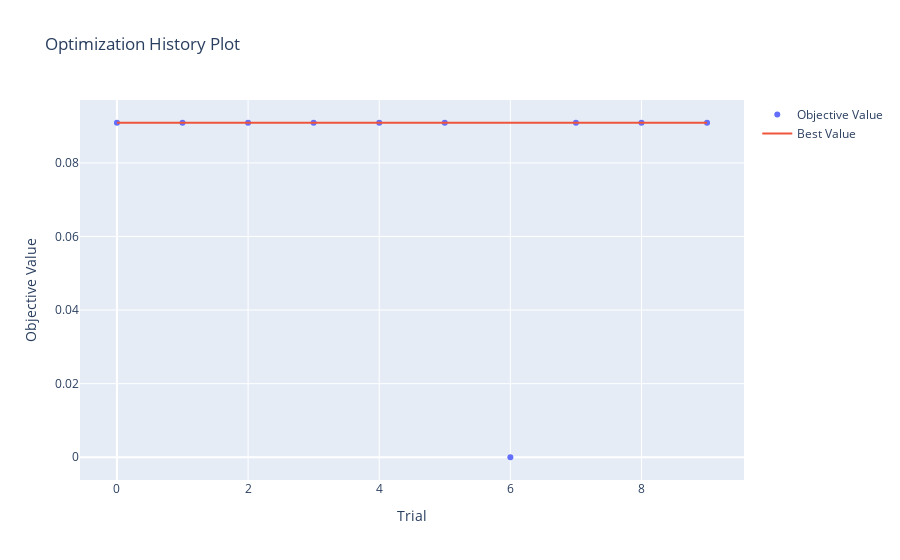
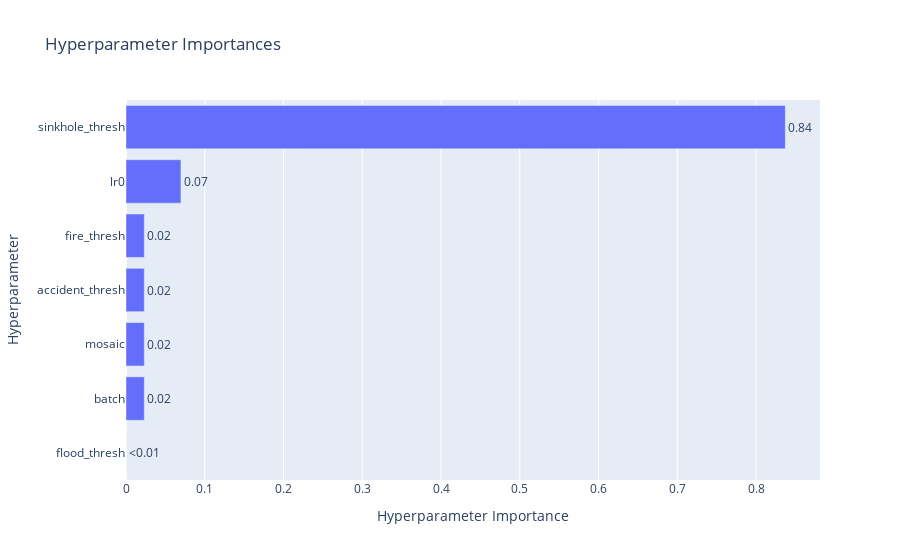
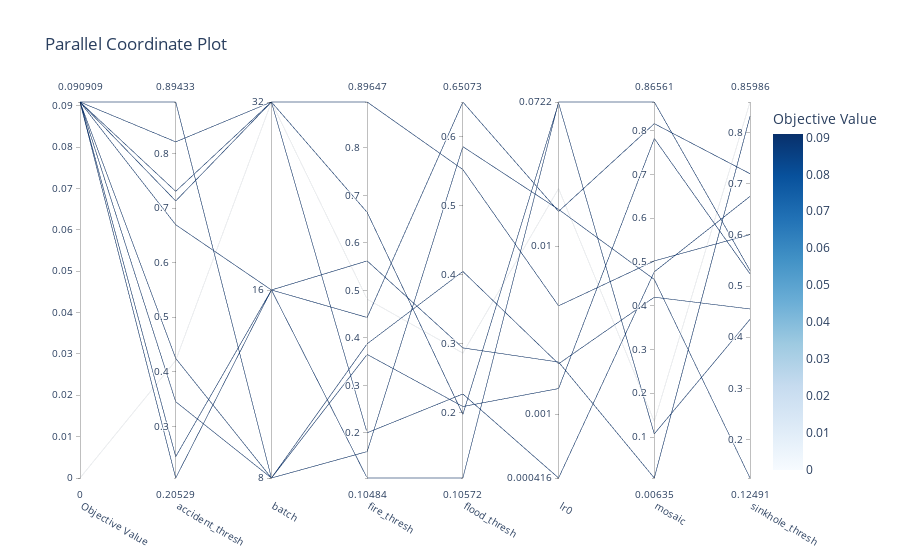
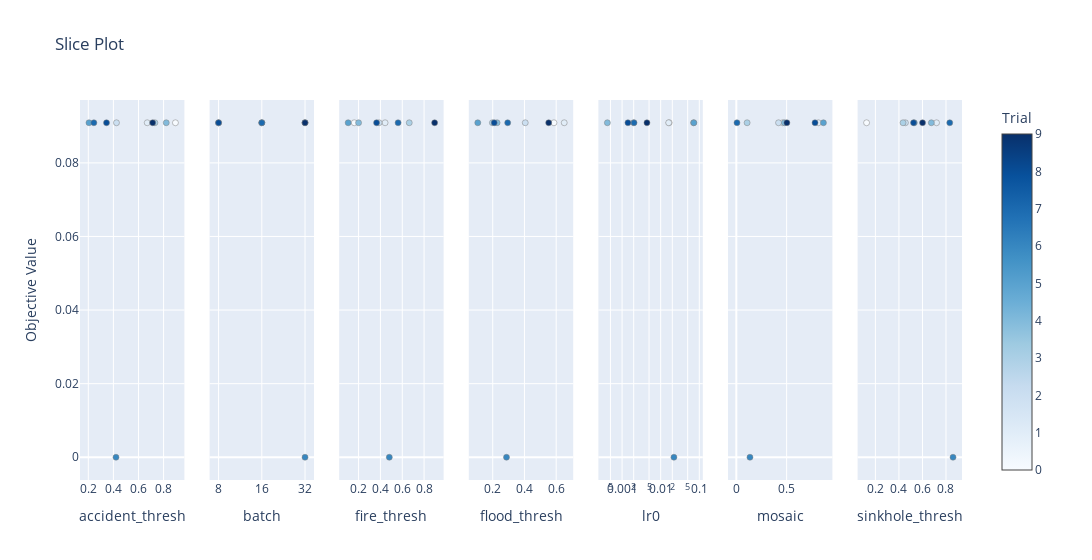

Source (notebook cell) for these figures, in order:
### Code cell
# 최적화 하이퍼파라미터와 파러미터 간 상관관계, 파라미터별 성능 분포 시각화 파트

# 1. 최적화 히스토리(각 trial별 best value 변화)
fig1 = plot_optimization_history(study)
fig1.show()

# 2. 하이퍼파라미터 중요도(어떤 파라미터가 성능에 영향이 큰지)
fig2 = plot_param_importances(study)
fig2.show()

# 3. 파라미터 간 상관관계(Parallel Coordinate)
fig3 = plot_parallel_coordinate(study)
fig3.show()

# 4. 파라미터별 성능 분포(Slice Plot)
fig4 = plot_slice(study)
fig4.show()

### Figure 1 — Plotly figure (JSON) as saved in the notebook; plotly's stock layout.template omitted (floating-point values rounded to 4 significant figures)
{"data": [{"mode": "markers", "name": "Objective Value", "type": "scatter", "x": [0, 1, 2, 3, 4, 5, 6, 7, 8, 9], "y": [0.09091, 0.09091, 0.09091, 0.09091, 0.09091, 0.09091, 0, 0.09091, 0.09091, 0.09091]}, {"mode": "lines", "name": "Best Value", "type": "scatter", "x": [0, 1, 2, 3, 4, 5, 6, 7, 8, 9], "y": [0.09091, 0.09091, 0.09091, 0.09091, 0.09091, 0.09091, 0.09091, 0.09091, 0.09091, 0.09091]}, {"marker": {"color": "#cccccc"}, "mode": "markers", "name": "Infeasible Trial", "showlegend": false, "type": "scatter", "x": [], "y": []}], "layout": {"title": {"text": "Optimization History Plot"}, "xaxis": {"title": {"text": "Trial"}}, "yaxis": {"title": {"text": "Objective Value"}}}}

### Figure 2 — Plotly figure (JSON) as saved in the notebook; plotly's stock layout.template omitted (floating-point values rounded to 4 significant figures)
{"data": [{"cliponaxis": false, "hovertemplate": ["flood_thresh (FloatDistribution): 0.0<extra></extra>", "batch (CategoricalDistribution): 0.02325581395348837<extra></extra>", "mosaic (FloatDistribution): 0.02325581395348837<extra></extra>", "accident_thresh (FloatDistribution): 0.023255813953488375<extra></extra>", "fire_thresh (FloatDistribution): 0.023255813953488375<extra></extra>", "lr0 (FloatDistribution): 0.0697674418604651<extra></extra>", "sinkhole_thresh (FloatDistribution): 0.8372093023255812<extra></extra>"], "name": "Objective Value", "orientation": "h", "text": ["<0.01", "0.02", "0.02", "0.02", "0.02", "0.07", "0.84"], "textposition": "outside", "type": "bar", "x": [0, 0.02326, 0.02326, 0.02326, 0.02326, 0.06977, 0.8372], "y": ["flood_thresh", "batch", "mosaic", "accident_thresh", "fire_thresh", "lr0", "sinkhole_thresh"]}], "layout": {"title": {"text": "Hyperparameter Importances"}, "xaxis": {"title": {"text": "Hyperparameter Importance"}}, "yaxis": {"title": {"text": "Hyperparameter"}}}}

### Figure 3 — Plotly figure (JSON) as saved in the notebook; plotly's stock layout.template omitted (floating-point values rounded to 4 significant figures)
{"data": [{"dimensions": [{"label": "Objective Value", "range": [0, 0.09091], "values": [0.09091, 0.09091, 0.09091, 0.09091, 0.09091, 0.09091, 0.09091, 0.09091, 0, 0.09091]}, {"label": "accident_thresh", "range": [0.2053, 0.8943], "values": [0.8943, 0.4245, 0.345, 0.6694, 0.2053, 0.2445, 0.7307, 0.8213, 0.4206, 0.713]}, {"label": "batch", "range": [0, 2], "ticktext": ["8", "16", "32"], "tickvals": [0, 1, 2], "values": [0, 0, 0, 1, 1, 1, 2, 2, 2, 2]}, {"label": "fire_thresh", "range": [0.1048, 0.8965], "values": [0.1605, 0.3874, 0.365, 0.4428, 0.1048, 0.5619, 0.6641, 0.2001, 0.4814, 0.8965]}, {"label": "flood_thresh", "range": [0.1057, 0.6507], "values": [0.586, 0.4051, 0.2093, 0.6507, 0.1057, 0.2943, 0.1979, 0.2275, 0.2868, 0.5528]}, {"label": "lr0", "range": [-3.381, -1.141], "ticktext": ["0.000416", "0.001", "0.01", "0.0722"], "tickvals": [-3.381, -3, -2, -1.141], "values": [-1.781, -2.701, -2.848, -1.793, -1.141, -2.69, -1.148, -3.381, -1.657, -2.355]}, {"label": "mosaic", "range": [0.006354, 0.8656], "values": [0.4601, 0.4195, 0.7821, 0.8161, 0.8656, 0.006354, 0.1072, 0.4775, 0.1355, 0.5024]}, {"label": "sinkhole_thresh", "range": [0.1249, 0.8599], "values": [0.1249, 0.4553, 0.5241, 0.7197, 0.5306, 0.8319, 0.4351, 0.6753, 0.8599, 0.6007]}], "labelangle": 30, "labelside": "bottom", "line": {"color": [0.09091, 0.09091, 0.09091, 0.09091, 0.09091, 0.09091, 0.09091, 0.09091, 0, 0.09091], "colorbar": {"title": {"text": "Objective Value"}}, "colorscale": [[0, "rgb(247,251,255)"], [0.125, "rgb(222,235,247)"], [0.25, "rgb(198,219,239)"], [0.375, "rgb(158,202,225)"], [0.5, "rgb(107,174,214)"], [0.625, "rgb(66,146,198)"], [0.75, "rgb(33,113,181)"], [0.875, "rgb(8,81,156)"], [1, "rgb(8,48,107)"]], "reversescale": false, "showscale": true}, "type": "parcoords"}], "layout": {"title": {"text": "Parallel Coordinate Plot"}}}

### Figure 4 — Plotly figure (JSON) as saved in the notebook; plotly's stock layout.template omitted (floating-point values rounded to 4 significant figures)
{"data": [{"marker": {"color": [0, 1, 2, 3, 4, 5, 6, 7, 8, 9], "colorbar": {"title": {"text": "Trial"}, "x": 1, "xpad": 40}, "colorscale": [[0, "rgb(247,251,255)"], [0.125, "rgb(222,235,247)"], [0.25, "rgb(198,219,239)"], [0.375, "rgb(158,202,225)"], [0.5, "rgb(107,174,214)"], [0.625, "rgb(66,146,198)"], [0.75, "rgb(33,113,181)"], [0.875, "rgb(8,81,156)"], [1, "rgb(8,48,107)"]], "line": {"color": "Grey", "width": 0.5}, "showscale": true}, "mode": "markers", "name": "Feasible Trial", "showlegend": false, "type": "scatter", "x": [0.8943, 0.6694, 0.4245, 0.7307, 0.8213, 0.2053, 0.4206, 0.2445, 0.345, 0.713], "xaxis": "x", "y": [0.09091, 0.09091, 0.09091, 0.09091, 0.09091, 0.09091, 0, 0.09091, 0.09091, 0.09091], "yaxis": "y"}, {"marker": {"color": [0, 1, 2, 3, 4, 5, 6, 7, 8, 9], "colorbar": {"title": {"text": "Trial"}, "x": 1, "xpad": 40}, "colorscale": [[0, "rgb(247,251,255)"], [0.125, "rgb(222,235,247)"], [0.25, "rgb(198,219,239)"], [0.375, "rgb(158,202,225)"], [0.5, "rgb(107,174,214)"], [0.625, "rgb(66,146,198)"], [0.75, "rgb(33,113,181)"], [0.875, "rgb(8,81,156)"], [1, "rgb(8,48,107)"]], "line": {"color": "Grey", "width": 0.5}, "showscale": false}, "mode": "markers", "name": "Feasible Trial", "showlegend": false, "type": "scatter", "x": [8, 16, 8, 32, 32, 16, 32, 16, 8, 32], "xaxis": "x2", "y": [0.09091, 0.09091, 0.09091, 0.09091, 0.09091, 0.09091, 0, 0.09091, 0.09091, 0.09091], "yaxis": "y2"}, {"marker": {"color": [0, 1, 2, 3, 4, 5, 6, 7, 8, 9], "colorbar": {"title": {"text": "Trial"}, "x": 1, "xpad": 40}, "colorscale": [[0, "rgb(247,251,255)"], [0.125, "rgb(222,235,247)"], [0.25, "rgb(198,219,239)"], [0.375, "rgb(158,202,225)"], [0.5, "rgb(107,174,214)"], [0.625, "rgb(66,146,198)"], [0.75, "rgb(33,113,181)"], [0.875, "rgb(8,81,156)"], [1, "rgb(8,48,107)"]], "line": {"color": "Grey", "width": 0.5}, "showscale": false}, "mode": "markers", "name": "Feasible Trial", "showlegend": false, "type": "scatter", "x": [0.1605, 0.4428, 0.3874, 0.6641, 0.2001, 0.1048, 0.4814, 0.5619, 0.365, 0.8965], "xaxis": "x3", "y": [0.09091, 0.09091, 0.09091, 0.09091, 0.09091, 0.09091, 0, 0.09091, 0.09091, 0.09091], "yaxis": "y3"}, {"marker": {"color": [0, 1, 2, 3, 4, 5, 6, 7, 8, 9], "colorbar": {"title": {"text": "Trial"}, "x": 1, "xpad": 40}, "colorscale": [[0, "rgb(247,251,255)"], [0.125, "rgb(222,235,247)"], [0.25, "rgb(198,219,239)"], [0.375, "rgb(158,202,225)"], [0.5, "rgb(107,174,214)"], [0.625, "rgb(66,146,198)"], [0.75, "rgb(33,113,181)"], [0.875, "rgb(8,81,156)"], [1, "rgb(8,48,107)"]], "line": {"color": "Grey", "width": 0.5}, "showscale": false}, "mode": "markers", "name": "Feasible Trial", "showlegend": false, "type": "scatter", "x": [0.586, 0.6507, 0.4051, 0.1979, 0.2275, 0.1057, 0.2868, 0.2943, 0.2093, 0.5528], "xaxis": "x4", "y": [0.09091, 0.09091, 0.09091, 0.09091, 0.09091, 0.09091, 0, 0.09091, 0.09091, 0.09091], "yaxis": "y4"}, {"marker": {"color": [0, 1, 2, 3, 4, 5, 6, 7, 8, 9], "colorbar": {"title": {"text": "Trial"}, "x": 1, "xpad": 40}, "colorscale": [[0, "rgb(247,251,255)"], [0.125, "rgb(222,235,247)"], [0.25, "rgb(198,219,239)"], [0.375, "rgb(158,202,225)"], [0.5, "rgb(107,174,214)"], [0.625, "rgb(66,146,198)"], [0.75, "rgb(33,113,181)"], [0.875, "rgb(8,81,156)"], [1, "rgb(8,48,107)"]], "line": {"color": "Grey", "width": 0.5}, "showscale": false}, "mode": "markers", "name": "Feasible Trial", "showlegend": false, "type": "scatter", "x": [0.01655, 0.01611, 0.001992, 0.07112, 0.000416, 0.0722, 0.02202, 0.002041, 0.001418, 0.004412], "xaxis": "x5", "y": [0.09091, 0.09091, 0.09091, 0.09091, 0.09091, 0.09091, 0, 0.09091, 0.09091, 0.09091], "yaxis": "y5"}, {"marker": {"color": [0, 1, 2, 3, 4, 5, 6, 7, 8, 9], "colorbar": {"title": {"text": "Trial"}, "x": 1, "xpad": 40}, "colorscale": [[0, "rgb(247,251,255)"], [0.125, "rgb(222,235,247)"], [0.25, "rgb(198,219,239)"], [0.375, "rgb(158,202,225)"], [0.5, "rgb(107,174,214)"], [0.625, "rgb(66,146,198)"], [0.75, "rgb(33,113,181)"], [0.875, "rgb(8,81,156)"], [1, "rgb(8,48,107)"]], "line": {"color": "Grey", "width": 0.5}, "showscale": false}, "mode": "markers", "name": "Feasible Trial", "showlegend": false, "type": "scatter", "x": [0.4601, 0.8161, 0.4195, 0.1072, 0.4775, 0.8656, 0.1355, 0.006354, 0.7821, 0.5024], "xaxis": "x6", "y": [0.09091, 0.09091, 0.09091, 0.09091, 0.09091, 0.09091, 0, 0.09091, 0.09091, 0.09091], "yaxis": "y6"}, {"marker": {"color": [0, 1, 2, 3, 4, 5, 6, 7, 8, 9], "colorbar": {"title": {"text": "Trial"}, "x": 1, "xpad": 40}, "colorscale": [[0, "rgb(247,251,255)"], [0.125, "rgb(222,235,247)"], [0.25, "rgb(198,219,239)"], [0.375, "rgb(158,202,225)"], [0.5, "rgb(107,174,214)"], [0.625, "rgb(66,146,198)"], [0.75, "rgb(33,113,181)"], [0.875, "rgb(8,81,156)"], [1, "rgb(8,48,107)"]], "line": {"color": "Grey", "width": 0.5}, "showscale": false}, "mode": "markers", "name": "Feasible Trial", "showlegend": false, "type": "scatter", "x": [0.1249, 0.7197, 0.4553, 0.4351, 0.6753, 0.5306, 0.8599, 0.8319, 0.5241, 0.6007], "xaxis": "x7", "y": [0.09091, 0.09091, 0.09091, 0.09091, 0.09091, 0.09091, 0, 0.09091, 0.09091, 0.09091], "yaxis": "y7"}], "layout": {"title": {"text": "Slice Plot"}, "width": 2100, "xaxis": {"anchor": "y", "domain": [0, 0.1184], "title": {"text": "accident_thresh"}}, "xaxis2": {"anchor": "y2", "categoryarray": [8, 16, 32], "categoryorder": "array", "domain": [0.1469, 0.2653], "title": {"text": "batch"}, "type": "category"}, "xaxis3": {"anchor": "y3", "domain": [0.2939, 0.4122], "title": {"text": "fire_thresh"}}, "xaxis4": {"anchor": "y4", "domain": [0.4408, 0.5592], "title": {"text": "flood_thresh"}}, "xaxis5": {"anchor": "y5", "domain": [0.5878, 0.7061], "title": {"text": "lr0"}, "type": "log"}, "xaxis6": {"anchor": "y6", "domain": [0.7347, 0.8531], "title": {"text": "mosaic"}}, "xaxis7": {"anchor": "y7", "domain": [0.8816, 1.0], "title": {"text": "sinkhole_thresh"}}, "yaxis": {"anchor": "x", "domain": [0, 1], "title": {"text": "Objective Value"}}, "yaxis2": {"anchor": "x2", "domain": [0, 1], "matches": "y", "showticklabels": false}, "yaxis3": {"anchor": "x3", "domain": [0, 1], "matches": "y", "showticklabels": false}, "yaxis4": {"anchor": "x4", "domain": [0, 1], "matches": "y", "showticklabels": false}, "yaxis5": {"anchor": "x5", "domain": [0, 1], "matches": "y", "showticklabels": false}, "yaxis6": {"anchor": "x6", "domain": [0, 1], "matches": "y", "showticklabels": false}, "yaxis7": {"anchor": "x7", "domain": [0, 1], "matches": "y", "showticklabels": false}}}
